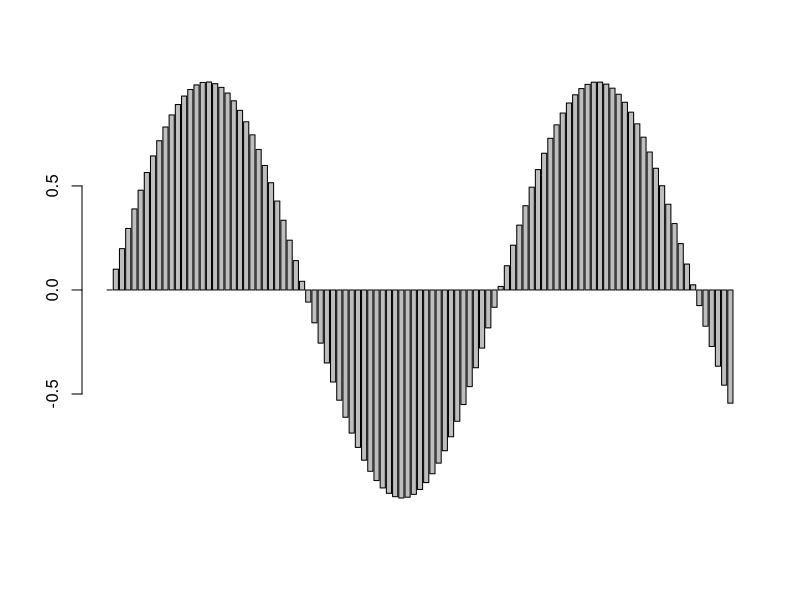

Reproduce this figure in R.
rozsir_maticu <- function(matica, vector){
    matica = cbind(t(matica_sin_x), vector)
    colnames(matica) <- NULL
    return(t(matica))
}

x = seq(0,10,0.1)
x
sin_x = sin(x)
sin_x
matica_sin_x = rbind(x, sin_x)
matica_sin_x
abs_sin = abs(sin_x)
abs_sin

"rozsirena matica"
matica_sin_x <- rbind(matica_sin_x, abs_sin)
matica_sin_x

a = seq(7, length.out = 12, by = 5)
sucet = sum(a)
a
sucet


pdf('rplot.pdf')
barplot(sin_x)
dev.off()

y = seq(50, 10, -3)
y
c(x, y)